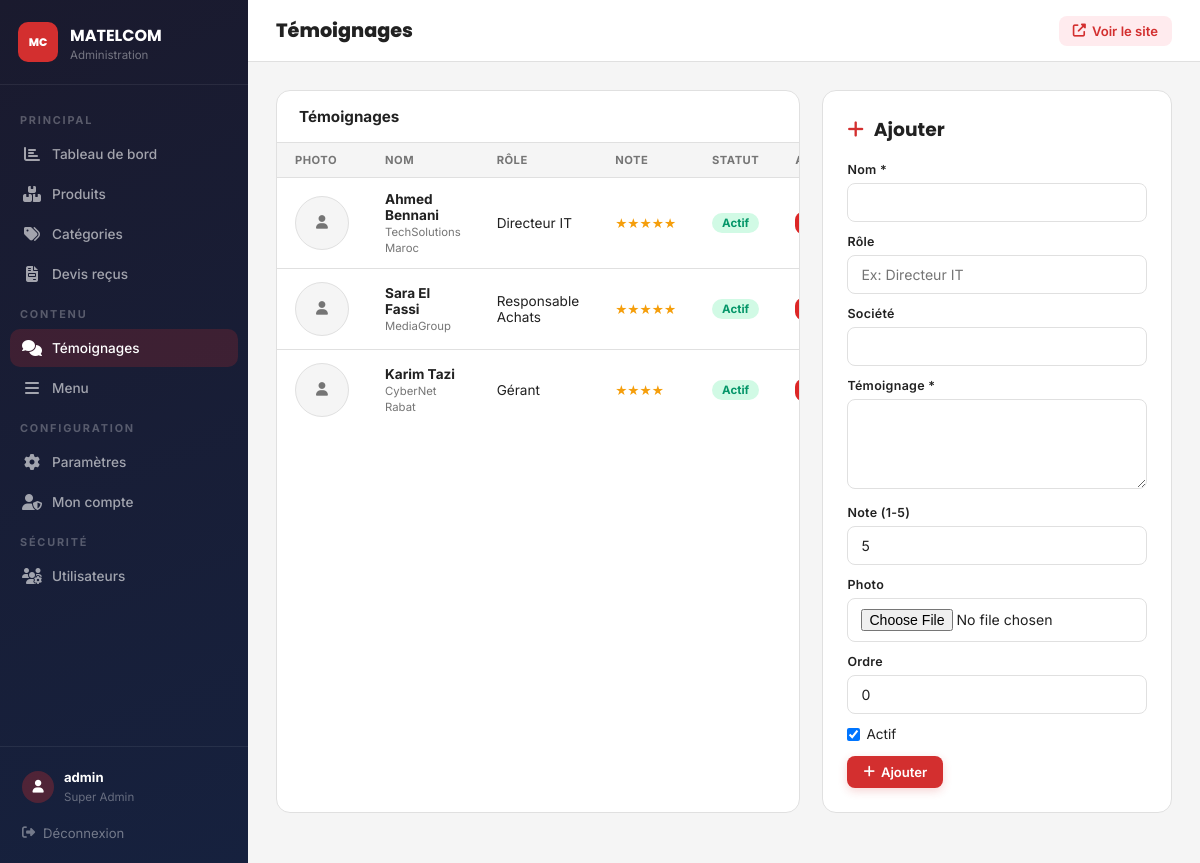
Screenshot of /admin/temoignages.php (signed in) with the database file from the repository.
### tables this page shows
CREATE TABLE `temoignages` (
  `id` int(11) NOT NULL AUTO_INCREMENT,
  `nom` varchar(100) NOT NULL,
  `role` varchar(100) DEFAULT NULL,
  `societe` varchar(100) DEFAULT NULL,
  `texte` text NOT NULL,
  `photo` varchar(255) DEFAULT NULL,
  `note` tinyint DEFAULT 5,
  `statut` tinyint(1) DEFAULT 1,
  `ordre` int(11) DEFAULT 0,
  `created_at` datetime DEFAULT current_timestamp(),
  PRIMARY KEY (`id`)
);

### includes/security.php (called while the page is built, shortened)
<?php
function safeUrl($url, $fallback = '#') {
    $url = trim((string) $url);
    if ($url === '') {
        return $fallback;
    }
    return $fallback;
}
function normalizeRelativeUploadPath($path) {
    $path = trim(str_replace('\\', '/', (string) $path), '/');
    if ($path === '' || strpos($path, '..') !== false || preg_match('/[\x00-\x1F\x7F]/', $path)) {
        return '';
    }
    return preg_replace('~[^A-Za-z0-9/_\.-]~', '', $path);
}

### includes/functions.php (called while the page is built, shortened)
<?php
function e($s) { return htmlspecialchars($s ?? '', ENT_QUOTES, 'UTF-8'); }
function imgUrl($path, $fallback = '') {
    $path = normalizeRelativeUploadPath($path);
    return safeUrl($fallback, '');
}

### includes/auth.php (called while the page is built, shortened)
<?php
require_once __DIR__.'/functions.php';
function gh_is_super_admin() {
    return !empty($_SESSION['admin_is_super']);
}
function gh_has_page_permission($page_key, $type = 'read') {
    if (gh_is_super_admin()) return true;
    $rid = $_SESSION['admin_role_id'] ?? null;
    $col = $type === 'write' ? 'can_write' : 'can_read';
    $s = getDB()->prepare("SELECT $col FROM admin_role_permissions WHERE role_id=? AND (page_key=? OR page_key='all')");
    $s->execute([$rid, $page_key]);
    return (bool) $s->fetchColumn();
}

### admin/temoignages.php (the view, shortened to what this page needs)
<?php
require_once __DIR__.'/../includes/functions.php';
require_once __DIR__.'/../includes/auth.php';
$db = getDB();
$temoignages = $db->query("SELECT * FROM temoignages ORDER BY ordre ASC")->fetchAll();
require '_top.php';
?>
<div style="display:grid;grid-template-columns:1.5fr 1fr;gap:22px">
  <div class="card">
    <div class="card-header"><h2>Témoignages</h2></div>
    <table>
      <thead><tr><th>Photo</th><th>Nom</th><th>Rôle</th><th>Note</th><th>Statut</th><th>Actions</th></tr></thead>
      <tbody>
      <?php foreach ($temoignages as $t):
        $av=imgUrl($t['photo']??'');
      ?>
      <tr>
        <td><?php if($av): ?><img src="<?= e($av) ?>" class="img-prev" style="border-radius:50%"/><?php else: ?><div class="img-ph" style="border-radius:50%"><i class="fas fa-user"></i></div><?php endif; ?></td>
        <td><strong><?= e($t['nom']) ?></strong><br><small style="color:var(--muted)"><?= e($t['societe']??'') ?></small></td>
        <td><?= e($t['role']??'') ?></td>
        <td style="color:#F59E0B"><?= str_repeat('★',$t['note']) ?></td>
        <td><span class="badge <?= $t['statut']?'bd-success':'bd-secondary' ?>"><?= $t['statut']?'Actif':'Inactif' ?></span></td>
        <td>
          <form method="POST" style="display:inline" onsubmit="return confirm('Supprimer ?')">
            <button type="submit" class="btn btn-danger btn-sm"><i class="fas fa-trash"></i></button>
          </form>
        </td>
      </tr>
      <?php endforeach; ?>
      </tbody>
    </table>
  </div>
  <?php if(gh_has_page_permission('temoignages','write')): ?>
  <div class="card" style="padding:24px">
    <h3 style="font-family:'Poppins',sans-serif;font-weight:700;margin-bottom:18px"><i class="fas fa-plus" style="color:var(--red);margin-right:6px"></i> Ajouter</h3>
    <form method="POST" enctype="multipart/form-data">
      <div class="fg" style="margin-bottom:12px"><label>Nom *</label><input type="text" name="nom" required/></div>
      <div class="fg" style="margin-bottom:12px"><label>Rôle</label><input type="text" name="role" placeholder="Ex: Directeur IT"/></div>
      <div class="fg" style="margin-bottom:12px"><label>Société</label><input type="text" name="societe"/></div>
      <div class="fg" style="margin-bottom:12px"><label>Témoignage *</label><textarea name="texte" required></textarea></div>
      <div class="fg" style="margin-bottom:12px"><label>Note (1-5)</label><input type="number" name="note" value="5" min="1" max="5"/></div>
      <div class="fg" style="margin-bottom:12px"><label>Photo</label><input type="file" name="photo" accept="image/*"/></div>
      <div class="fg" style="margin-bottom:12px"><label>Ordre</label><input type="number" name="ordre" value="0"/></div>
      <label style="display:flex;align-items:center;gap:6px;font-size:.85rem;margin-bottom:14px"><input type="checkbox" name="statut" checked/> Actif</label>
      <button type="submit" class="btn btn-primary"><i class="fas fa-plus"></i> Ajouter</button>
    </form>
  </div>
  <?php endif; ?>
</div>
<?php require '_bottom.php'; ?>

### admin/_top.php (style rules this page uses)
* { box-sizing:border-box;margin:0;padding:0; }
:root { --red:#D32F2F;--red-dark:#B71C1C;--red-light:#EF5350;--red-pale:#FFEBEE;--ink:#212121;--muted:#757575;--border:#E0E0E0;--soft:#F5F5F5;--sidebar:248px; }
body { font-family:'Inter',sans-serif;background:var(--soft);color:var(--ink);display:flex;min-height:100vh; }
.card { background:white;border-radius:14px;border:1px solid var(--border);overflow:hidden;margin-bottom:22px; }
.card-header { padding:16px 22px;border-bottom:1px solid var(--border);display:flex;align-items:center;justify-content:space-between; }
.card-header h2 { font-size:.95rem;font-weight:700;color:var(--ink); }
table { width:100%;border-collapse:collapse; }
th { padding:10px 18px;text-align:left;font-size:.7rem;font-weight:700;letter-spacing:.5px;color:var(--muted);text-transform:uppercase;background:var(--soft);border-bottom:1px solid var(--border); }
td { padding:13px 18px;border-bottom:1px solid var(--border);font-size:.85rem;vertical-align:middle; }
tr:last-child td { border-bottom:none; }
.badge { display:inline-flex;padding:3px 10px;border-radius:20px;font-size:.72rem;font-weight:700; }
.bd-success { background:#d1fae5;color:#059669; }
.btn { display:inline-flex;align-items:center;gap:6px;padding:8px 16px;border-radius:8px;font-family:'Inter',sans-serif;font-size:.82rem;font-weight:600;cursor:pointer;text-decoration:none;border:none;transition:all .2s; }
.btn-primary { background:var(--red);color:white;box-shadow:0 3px 10px rgba(211,47,47,.2); }
.btn-danger { background:#dc2626;color:white; }
.btn-sm { padding:5px 11px;font-size:.75rem; }
.fg { margin-bottom:0; }
.fg label { display:block;font-size:.78rem;font-weight:600;letter-spacing:.3px;color:var(--ink);margin-bottom:6px; }
.fg input,.fg select,.fg textarea { width:100%;padding:10px 13px;border:1.5px solid var(--border);border-radius:8px;font-size:.88rem;font-family:'Inter',sans-serif;color:var(--ink);outline:none;transition:border-color .2s;background:white; }
.fg textarea { resize:vertical;min-height:90px; }
.img-ph { width:54px;height:54px;background:var(--soft);border-radius:8px;border:1px solid var(--border);display:flex;align-items:center;justify-content:center;color:var(--muted); }

### rows the page displays
temoignages: nom "Ahmed Bennani", societe "TechSolutions Maroc", role "Directeur IT", note "★★★★★", statut "Actif"
temoignages: nom "Sara El Fassi", societe "MediaGroup", role "Responsable Achats", note "★★★★★", statut "Actif"
temoignages: nom "Karim Tazi", societe "CyberNet Rabat", role "Gérant", note "★★★★", statut "Actif"

### other values shown
$_SESSION['admin_user'] "admin"
gh_role_label() "Super Admin"
$pageTitle "Témoignages"
